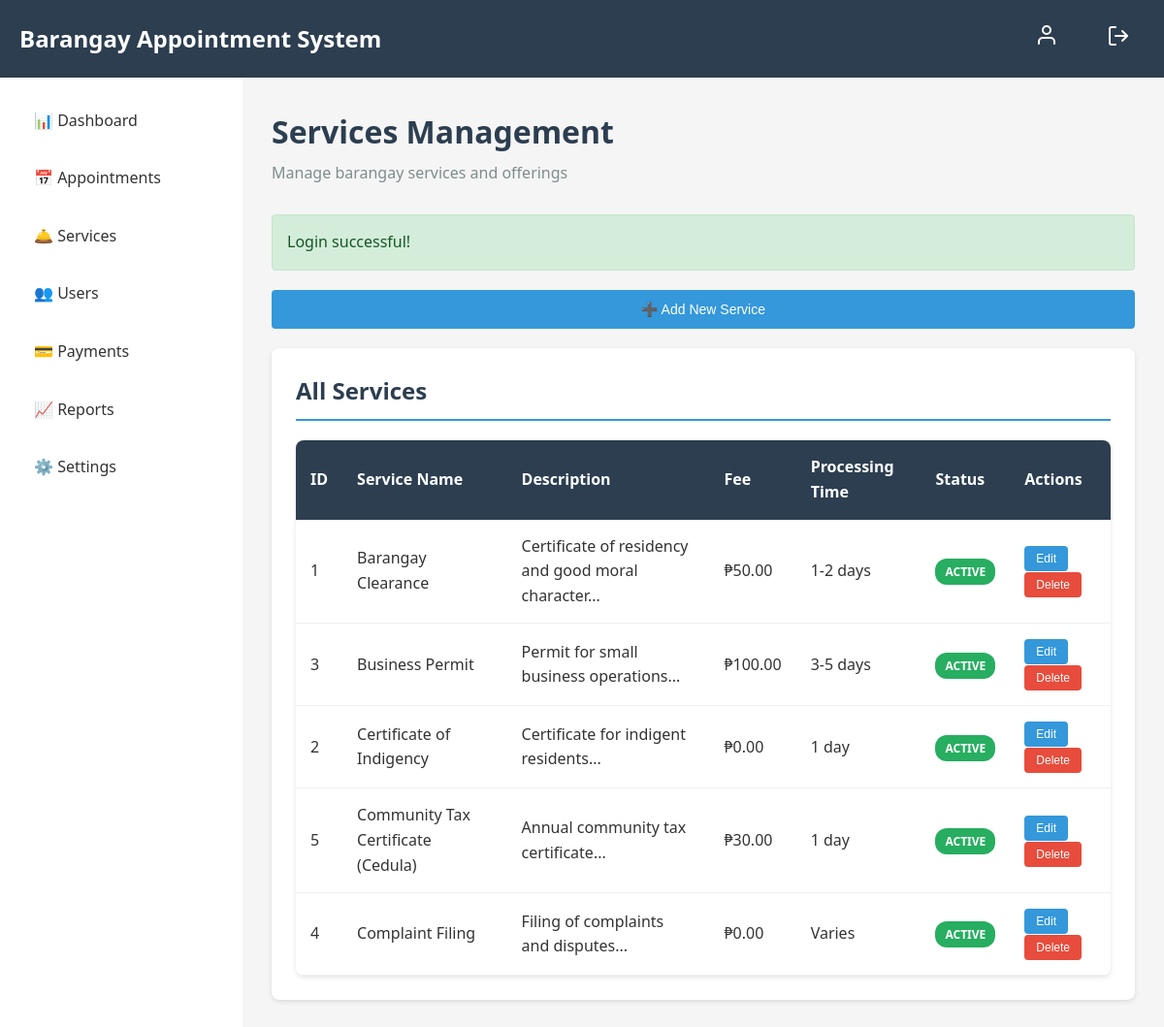
Page /views/admin/services.php (signed in) on the committed database.
### tables this page shows
CREATE TABLE services (
    id INT AUTO_INCREMENT PRIMARY KEY,
    service_name VARCHAR(100) NOT NULL,
    description TEXT,
    requirements TEXT,
    processing_time VARCHAR(50),
    fee DECIMAL(10, 2) DEFAULT 0.00,
    is_active TINYINT(1) DEFAULT 1,
    created_at TIMESTAMP DEFAULT CURRENT_TIMESTAMP,
    updated_at TIMESTAMP DEFAULT CURRENT_TIMESTAMP ON UPDATE CURRENT_TIMESTAMP,
    INDEX idx_service_name (service_name)
);

### models/Service.php (called while the page is built, shortened)
<?php
class Service
{
    private $conn;
    private $table = 'services';
    public function __construct($db)
    {
        $this->conn = $db;
    }
    public function read()
    {
        $query = "SELECT * FROM " . $this->table . " ORDER BY service_name ASC";
        $stmt = $this->conn->prepare($query);
        $stmt->execute();
        return $stmt;
    }
}

### views/admin/services.php (the view, shortened to what this page needs)
<?php
require_once __DIR__ . '/../../models/Service.php';
$database = new Database();
$db = $database->getConnection();
$service = new Service($db);
$services = $service->read();
?>
<!DOCTYPE html>
<html lang="en">
<head>
    <link rel="stylesheet" href="<?php echo SITE_URL; ?>/assets/css/style.css">
</head>
<body>
    <?php include __DIR__ . '/../includes/admin_header.php'; ?>
    <div class="main-container">
        <?php include __DIR__ . '/../includes/admin_sidebar.php'; ?>
        <main class="content">
            <div class="page-header">
                <h1>Services Management</h1>
                <p>Manage barangay services and offerings</p>
            </div>
            <?php if (isset($_SESSION['success'])): ?>
                <div class="alert alert-success">
                    <?php
                    echo $_SESSION['success'];
                    ?>
                </div>
            <?php endif; ?>
            <div class="action-buttons">
                <button onclick="openServiceModal('create')" class="btn btn-primary">➕ Add New Service</button>
            </div>
            <div class="section">
                <h2>All Services</h2>
                <div class="table-container">
                    <table>
                        <thead>
                            <tr>
                                <th>ID</th>
                                <th>Service Name</th>
                                <th>Description</th>
                                <th>Fee</th>
                                <th>Processing Time</th>
                                <th>Status</th>
                                <th>Actions</th>
                            </tr>
                        </thead>
                        <tbody>
                            <?php while ($row = $services->fetch(PDO::FETCH_ASSOC)): ?>
                                <tr>
                                    <td><?php echo $row['id']; ?></td>
                                    <td><?php echo $row['service_name']; ?></td>
                                    <td><?php echo substr($row['description'], 0, 50) . '...'; ?></td>
                                    <td>₱<?php echo number_format($row['fee'], 2); ?></td>
                                    <td><?php echo $row['processing_time']; ?></td>
                                    <td>
                                        <span class="badge <?php echo $row['is_active'] ? 'badge-completed' : 'badge-cancelled'; ?>">
                                            <?php echo $row['is_active'] ? 'Active' : 'Inactive'; ?>
                                        </span>
                                    </td>
                                    <td>
                                        <button onclick='editService(<?php echo json_encode($row); ?>)' class="btn btn-sm btn-info">Edit</button>
                                        <form action="<?php echo SITE_URL; ?>/controllers/ServiceController.php?action=delete" method="POST" style="display:inline;">
                                            <button type="submit" class="btn btn-sm btn-danger" onclick="return confirm('Delete this service?')">Delete</button>
                                        </form>
                                    </td>
                                </tr>
                            <?php endwhile; ?>
                        </tbody>
                    </table>
                </div>
            </div>
        </main>
    </div>
</body>
</html>

### views/includes/admin_header.php
<header class="header">
    <div class="header-content">
        <div class="logo">
            <h1><?php echo SITE_NAME; ?></h1>
        </div>
        <nav class="nav">
            <a href="<?php echo SITE_URL; ?>/views/admin/profile.php" title="Profile">
                <svg width="24" height="24" viewBox="0 0 24 24" fill="none" stroke="currentColor" stroke-width="2" stroke-linecap="round" stroke-linejoin="round">
                    <path d="M20 21v-2a4 4 0 0 0-4-4H8a4 4 0 0 0-4 4v2"></path>
                    <circle cx="12" cy="7" r="4"></circle>
                </svg>
            </a>
            <div class="user-menu">
                <a href="<?php echo SITE_URL; ?>/controllers/AuthController.php?action=logout" class="btn btn-sm" title="Logout">
                    <svg width="24" height="24" viewBox="0 0 24 24" fill="none" stroke="currentColor" stroke-width="2" stroke-linecap="round" stroke-linejoin="round">
                        <path d="M9 21H5a2 2 0 0 1-2-2V5a2 2 0 0 1 2-2h4"></path>
                        <polyline points="16 17 21 12 16 7"></polyline>
                        <line x1="21" y1="12" x2="9" y2="12"></line>
                    </svg>
                </a>
            </div>
        </nav>
    </div>
</header>

### views/includes/admin_sidebar.php
<aside class="sidebar">
    <ul class="sidebar-menu">
        <li><a href="<?php echo SITE_URL; ?>/views/admin/dashboard.php">📊 Dashboard</a></li>
        <li><a href="<?php echo SITE_URL; ?>/views/admin/appointments.php">📅 Appointments</a></li>
        <li><a href="<?php echo SITE_URL; ?>/views/admin/services.php">🛎️ Services</a></li>
        <li><a href="<?php echo SITE_URL; ?>/views/admin/users.php">👥 Users</a></li>
        <li><a href="<?php echo SITE_URL; ?>/views/admin/payments.php">💳 Payments</a></li>
        <li><a href="<?php echo SITE_URL; ?>/views/admin/reports.php">📈 Reports</a></li>
        <li><a href="<?php echo SITE_URL; ?>/views/admin/settings.php">⚙️ Settings</a></li>
    </ul>
</aside>

### assets/css/style.css (style rules this page uses)
* { margin: 0; padding: 0; box-sizing: border-box; }
body { font-family: 'Segoe UI', Tahoma, Geneva, Verdana, sans-serif; background-color: #f5f5f5; color: #333; line-height: 1.6; }
.header { background-color: #2c3e50; color: white; padding: 1rem 0; box-shadow: 0 2px 5px rgba(0,0,0,0.1); }
.header-content { max-width: 1200px; margin: 0 auto; padding: 0 20px; display: flex; justify-content: space-between; align-items: center; position: relative; }
.logo h1 { font-size: 1.5rem; }
.nav { display: flex; gap: 20px; align-items: center; }
.nav a { color: white; text-decoration: none; padding: 8px 15px; border-radius: 4px; transition: background-color 0.3s; }
.user-menu { display: flex; gap: 10px; align-items: center; }
.sidebar { width: 250px; background-color: white; padding: 20px; box-shadow: 2px 0 5px rgba(0,0,0,0.1); min-height: calc(100vh - 60px); }
.sidebar-menu { list-style: none; }
.sidebar-menu li { margin-bottom: 10px; }
.sidebar-menu a { display: block; padding: 12px 15px; color: #333; text-decoration: none; border-radius: 4px; transition: background-color 0.3s; }
.main-container { display: flex; min-height: calc(100vh - 60px); }
.content { flex: 1; padding: 30px; background-color: #f5f5f5; }
.btn { padding: 12px 24px; border: none; border-radius: 4px; cursor: pointer; font-size: 14px; text-decoration: none; display: inline-block; transition: all 0.3s; }
.btn-primary { background-color: #3498db; color: white; width: 100%; }
.btn-danger { background-color: #e74c3c; color: white; }
.btn-info { background-color: #3498db; color: white; }
.btn-sm { padding: 6px 12px; font-size: 12px; }
.alert { padding: 15px; margin-bottom: 20px; border-radius: 4px; }
.alert-success { background-color: #d4edda; color: #155724; border: 1px solid #c3e6cb; }
.table-container { background: white; border-radius: 8px; overflow: hidden; box-shadow: 0 2px 5px rgba(0,0,0,0.1); }
table { width: 100%; border-collapse: collapse; }
thead { background-color: #2c3e50; color: white; }
th, td { padding: 15px; text-align: left; }
tbody tr { border-bottom: 1px solid #ecf0f1; }
.badge { padding: 5px 10px; border-radius: 12px; font-size: 12px; font-weight: bold; text-transform: uppercase; }
.badge-completed { background-color: #27ae60; color: white; }
.page-header { margin-bottom: 30px; }
.page-header h1 { color: #2c3e50; margin-bottom: 5px; }
.page-header p { color: #7f8c8d; }
.section { background: white; padding: 25px; border-radius: 8px; box-shadow: 0 2px 5px rgba(0,0,0,0.1); margin-bottom: 20px; }
.section h2 { color: #2c3e50; margin-bottom: 20px; border-bottom: 2px solid #3498db; padding-bottom: 10px; }
.action-buttons { margin-bottom: 20px; }

### rows in the picture
services: id "1", service_name "Barangay Clearance", description "Certificate of residency and good moral character", fee "50.00", processing_time "1-2 days", is_active "ACTIVE"
services: id "3", service_name "Business Permit", description "Permit for small business operations", fee "100.00", processing_time "3-5 days", is_active "ACTIVE"
services: id "2", service_name "Certificate of Indigency", description "Certificate for indigent residents", fee "0.00", processing_time "1 day", is_active "ACTIVE"
services: id "5", service_name "Community Tax Certificate (Cedula)", description "Annual community tax certificate", fee "30.00", processing_time "1 day", is_active "ACTIVE"
services: id "4", service_name "Complaint Filing", description "Filing of complaints and disputes", fee "0.00", processing_time "Varies", is_active "ACTIVE"

### other values in the picture
SITE_NAME "Barangay Appointment System"
$_SESSION['success'] "Login successful!"
